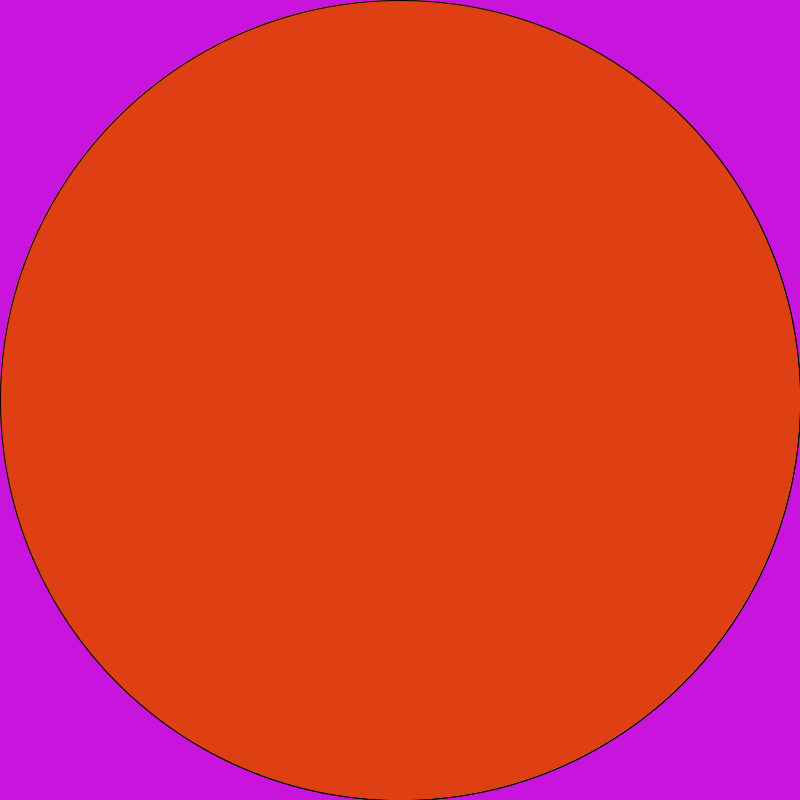
Frame 1 (no input)
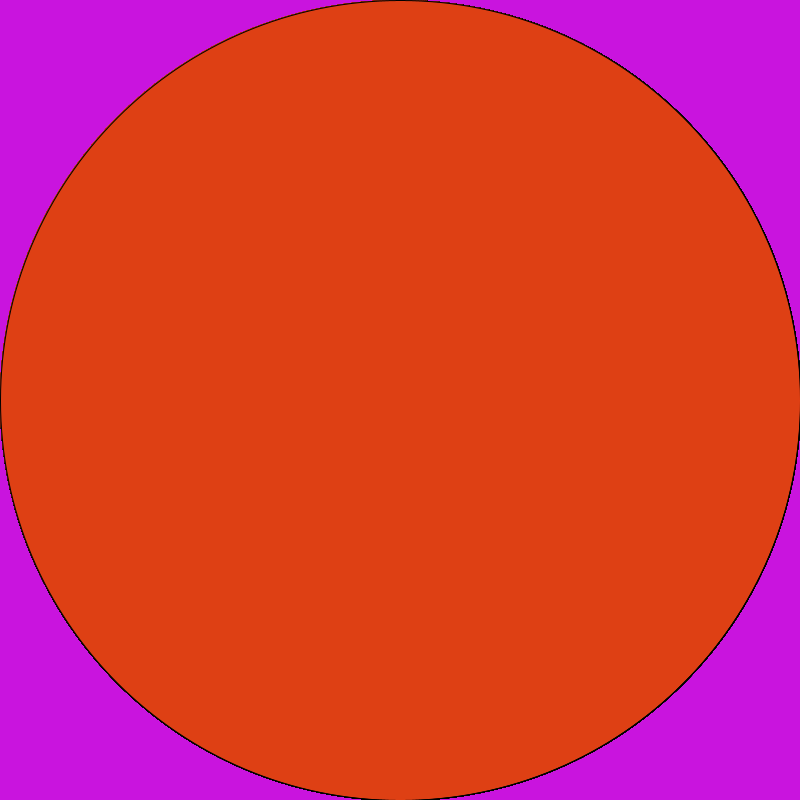
Frame 60 (the mouse pressed at the canvas centre just before this capture)
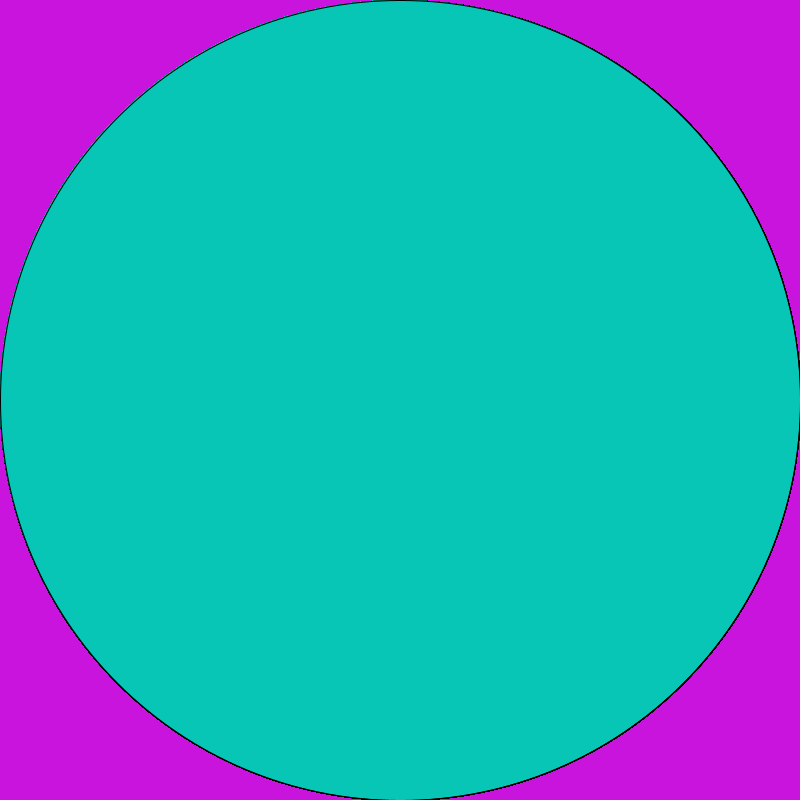
Frame 120 (the mouse held since frame 60 and released just before this capture)

The Processing sketch that drew these frames (run headless with seeded random() and noise(); from frame 60 on, the mouse is pressed at the canvas centre):

// Processing sketch: logicalDot
// ── logicalDot.pde
void setup ()
{
  size (800,800);
  background (#C914DE);
}
void draw ()
{
  ellipse (400,400,800,800);
  if (mousePressed)
  {
    fill (#08C6B5);
  }
  else
  {
    fill (#DE4014);
  }
  ellipse (400,400,800,800);
}
